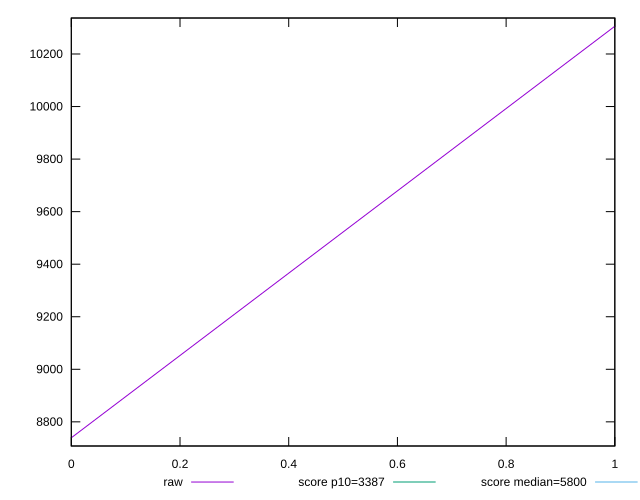

Write gnuplot code to recreate this figure.
reset

$raw <<EOF
0 8739.35809623992
1 10305.594427902917
EOF

set key outside below
set xrange [0:1]
set yrange [8708.03336960666:10336.919154536177]
set trange [8708.03336960666:10336.919154536177]
set terminal svg size 640, 500 enhanced background rgb 'white'
set output "reports/report_00030_2021-02-24T20-42-31.540Z/speed-index/samples/astro/raw/sorted.svg"

plot $raw title "raw" with line, \
     3387 title "score p10=3387", \
     5800 title "score median=5800"

reset
